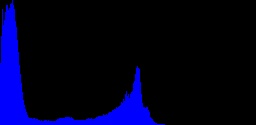
//> input picture HOMEWORK.JOEMAH/LAB2.JOEMAH.MAGENYA/Blue.jpg, 256 x 125 px
$ ./Magenya.Filter Blue.jpg   (built with g++ and OpenCV 4)
//> lines starting //> are read from the running program, lines starting //| are printed output that depends on the picture; after the words box and inside, x2 and y2 are one past the last pixel; in counts of white or black regions, pixels touching at a corner belong together
// CREATED BY JOEMAH MAGENYA
// PHYSICS OF DATA
// ID 1233392
/* Computer vison Asignment

    WHAT THE CODE DOES
    *receives an input image from  the user
    *Perfoms the filtering using Bilateral, MEdian and the GaussianBlur opencv functions
    *Filtering is done to  improve the quality  of the image, thus removing all the undesired noise.
    *For each filter, a buffer is used to loop over different kernels of size kxk where k is odd > 3.
    *The desired kernel size is then chosen by visualising changes in the filtered image.
    *The best kernel basically depends on the Image to be filtered.

*/

#include <vector>
#include <string>
#include <iostream>
#include <cmath>
#include <cstdio>
#include <opencv2/imgproc.hpp>
#include <opencv2/highgui.hpp>
#include <opencv2/core.hpp>


// initialize constants

int size  = 10;


// funtion header

void usage( char** argv); // a function  that gives instuction  on how to use the program

// the main  function

int main(int argc, char** argv)
{
    usage(argv);

    if (argc < 2) // check  if the user followed the given  instruction  that is how to load the imge of choice
    {
        std::cout << "Please follow  instructions" << std::endl;
        return -1;
    }

    char window [] = "My Window"; // create a window name
    char windo [] = "Our filter";
    char wind []  = "Filtered By Gauass";
    char mymedien [] = "Filter With MedianBlur";
    cv::Mat image;
    cv::Mat image_outb;
    cv::Mat image_outm;
    cv::Mat image_outg;

    char zBuffer[35]; // detect hidden surfaces

    image = cv::imread(argv[1]); // load  the image to be filtered
//> image is the input picture: 125 rows x 256 cols, CV_8UC3; mean B, G, R 31.5, 0.3, 0.2

    if (image.empty()) // check if the  the image is loaded or not
    {
        std::cout << "Please load a proper image " << std::endl;
        return -1;
    }


    for (int i = 1; i < 80; i = i +2)
    {
        snprintf(zBuffer, 35, "kernel Size:  %d x %d",i, i); // copy the text to the zBuffer
        cv::bilateralFilter(image, image_outb, i, i, i); // remove noise using the Bilateral filter
        cv::putText(image_outb, zBuffer, cv::Point(image.cols/4, image.rows/8), cv::FONT_HERSHEY_COMPLEX, 1, cv::Scalar(255, 255, 255), 2); // put text in the zBuffer to the "final image"
        cv::namedWindow(window, cv::WINDOW_AUTOSIZE); // create an empty  window
        cv::namedWindow(windo, cv::WINDOW_AUTOSIZE);
        cv::namedWindow(windo, cv::WINDOW_AUTOSIZE);
        cv::imshow(window, image); // whow the original image
        cv::imshow(windo, image_outb); // show the filtered  image
        cv::medianBlur(image, image_outm, i);
        cv::putText(image_outm, zBuffer, cv::Point(image.cols/4, image.rows/8), cv::FONT_HERSHEY_COMPLEX,1,cv::Scalar(255,255,255),2);
        cv::imshow(mymedien, image_outm);

        cv::GaussianBlur(image, image_outg, cv::Size(i,i),0,0);
        cv::putText(image_outg, zBuffer, cv::Point(image.cols/4, image.rows/8), cv::FONT_HERSHEY_COMPLEX,1,cv::Scalar(255,255,255), 2);
        cv::imshow(wind, image_outg);

        int c = cv::waitKey(4000); // wait for two seconds

        if (c == 27)
        {
            return 0;
        }
    }
//> this loop made 40 passes
//> pass 1, `cv::putText(image_outb, zBuffer, cv::Point(image.cols/4, image.rows/8)..`:
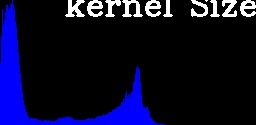
//> image_outb: 125 rows x 256 cols, CV_8UC3; mean B, G, R 43.3, 12, 12
//> pass 2, `cv::bilateralFilter(image, image_outb, i, i, i);`:
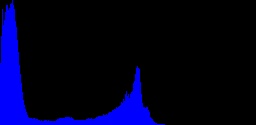
//> image_outb: 125 rows x 256 cols, CV_8UC3; 11.68% of pixels changed, all inside (x1, y1, x2, y2) = (0, 0, 256, 125)
//> after the loop:
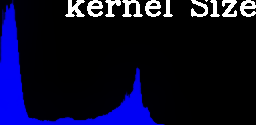
//> image_outb: 125 rows x 256 cols, CV_8UC3; mean B, G, R 42.8, 11.9, 11.9
//> after the loop:
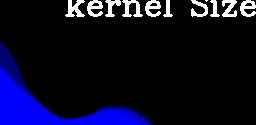
//> image_outm: 125 rows x 256 cols, CV_8UC3; mean B, G, R 36.6, 11.8, 11.8
//> after the loop:
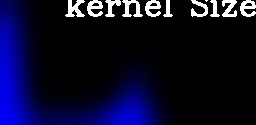
//> image_outg: 125 rows x 256 cols, CV_8UC3; mean B, G, R 43.1, 12, 12
//> after the loop, zBuffer = "kernel Size:  79 x 79"


    cv::waitKey(0); // wait a bit
    return 0;

}

void usage(char** argv)
{
    std::cout << "In order to  use this program v please do follow the instuctions otherwise you  will  not be able to rutn  the  program\n\n"
        << "load the image as follow \n\n"
        << argv[0] << " path/imagename.extnsioname\n\n"
        << "For example ./" << argv[0]<< "./imagename.imageextension" // argv[o] is the name of the program.
        << std::endl;

}

$ run again, on HOMEWORK.JOEMAH/LAB2.JOEMAH.MAGENYA/ERed.jpg
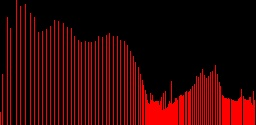
//> input picture HOMEWORK.JOEMAH/LAB2.JOEMAH.MAGENYA/ERed.jpg, 256 x 125 px
//> image is the input picture: 125 rows x 256 cols, CV_8UC3; mean B, G, R 6.7, 6.6, 49.4
//> after the loop `for (int i = 1; i < 80; i = i +2)`:
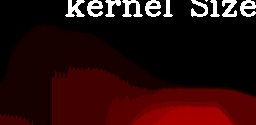
//> image_outm: 125 rows x 256 cols, CV_8UC3; mean B, G, R 11.8, 11.8, 42.6
//> after the loop `for (int i = 1; i < 80; i = i +2)`:
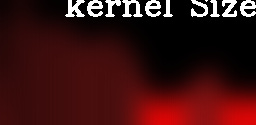
//> image_outg: 125 rows x 256 cols, CV_8UC3; mean B, G, R 18.5, 18.4, 61.3
//> after the loop `for (int i = 1; i < 80; i = i +2)`: zBuffer = "kernel Size:  79 x 79"

$ run again, on HOMEWORK.JOEMAH/LAB2.JOEMAH.MAGENYA/Green.jpg
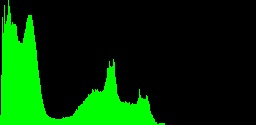
//> input picture HOMEWORK.JOEMAH/LAB2.JOEMAH.MAGENYA/Green.jpg, 256 x 125 px
//> image is the input picture: 125 rows x 256 cols, CV_8UC3; mean B, G, R 1.5, 51.7, 1.3
//> after the loop `for (int i = 1; i < 80; i = i +2)`:
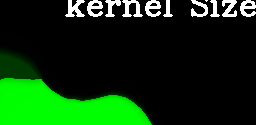
//> image_outm: 125 rows x 256 cols, CV_8UC3; mean B, G, R 11.9, 51.3, 11.8
//> after the loop `for (int i = 1; i < 80; i = i +2)`:
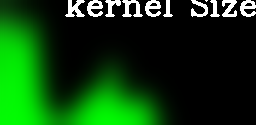
//> image_outg: 125 rows x 256 cols, CV_8UC3; mean B, G, R 13.3, 63.7, 13.1
//> after the loop `for (int i = 1; i < 80; i = i +2)`: zBuffer = "kernel Size:  79 x 79"
